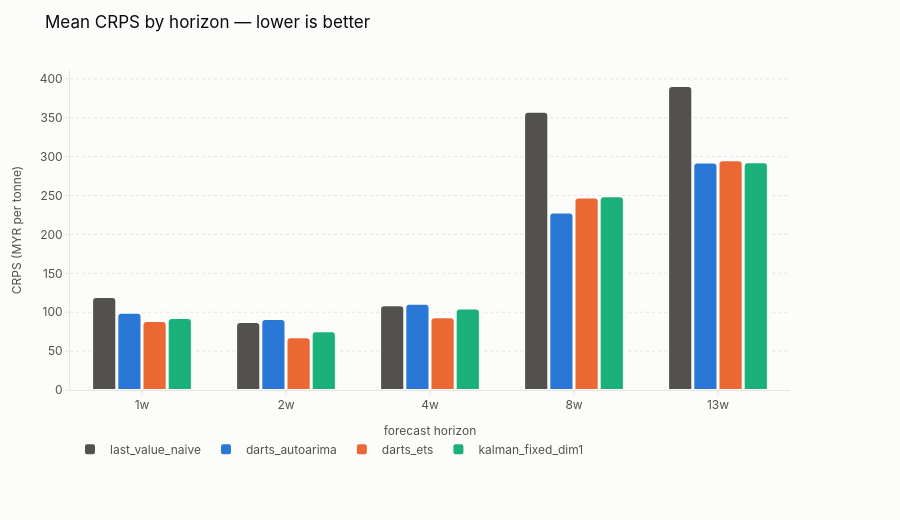

This figure's notebook cell:
### Markdown cell above
---
## 5. The pictures

CRPS by horizon first: the crossover between the naive and everything else is
the story of this series -- a random walk is near-unbeatable at 1-2 weeks, and
honest uncertainty pays from 4 weeks out.

### Code cell
core = frame[frame.predictor.isin(["last_value_naive", "darts_ets", "darts_autoarima", "kalman_fixed_dim1"])]
plot_crps_by_horizon(core)

### Figure 1 — Plotly figure (JSON) as saved in the notebook; plotly's stock layout.template omitted (floating-point values rounded to 4 significant figures)
{"data": [{"hovertemplate": "last_value_naive<br>%{x} ahead<br>CRPS <b>%{y:,.1f}</b><extra></extra>", "marker": {"color": "#52514e", "cornerradius": 4, "line": {"color": "#fcfcfb", "width": 2}, "pattern": {"fgcolor": "#fcfcfb", "shape": "", "size": 5, "solidity": 0.25}}, "name": "last_value_naive", "type": "bar", "x": ["1w", "2w", "4w", "8w", "13w"], "y": [119.4, 87.43, 108.9, 357.8, 390.8]}, {"hovertemplate": "darts_autoarima<br>%{x} ahead<br>CRPS <b>%{y:,.1f}</b><extra></extra>", "marker": {"color": "#2a78d6", "cornerradius": 4, "line": {"color": "#fcfcfb", "width": 2}, "pattern": {"fgcolor": "#fcfcfb", "shape": "", "size": 5, "solidity": 0.25}}, "name": "darts_autoarima", "type": "bar", "x": ["1w", "2w", "4w", "8w", "13w"], "y": [99.35, 91.29, 110.8, 228.2, 292.4]}, {"hovertemplate": "darts_ets<br>%{x} ahead<br>CRPS <b>%{y:,.1f}</b><extra></extra>", "marker": {"color": "#eb6834", "cornerradius": 4, "line": {"color": "#fcfcfb", "width": 2}, "pattern": {"fgcolor": "#fcfcfb", "shape": "", "size": 5, "solidity": 0.25}}, "name": "darts_ets", "type": "bar", "x": ["1w", "2w", "4w", "8w", "13w"], "y": [88.85, 67.76, 93.57, 247.3, 295.2]}, {"hovertemplate": "kalman_fixed_dim1<br>%{x} ahead<br>CRPS <b>%{y:,.1f}</b><extra></extra>", "marker": {"color": "#1baf7a", "cornerradius": 4, "line": {"color": "#fcfcfb", "width": 2}, "pattern": {"fgcolor": "#fcfcfb", "shape": "", "size": 5, "solidity": 0.25}}, "name": "kalman_fixed_dim1", "type": "bar", "x": ["1w", "2w", "4w", "8w", "13w"], "y": [92.53, 75.43, 104.7, 249.2, 292.8]}], "layout": {"bargap": 0.3, "bargroupgap": 0.04, "barmode": "group", "font": {"family": "Inter, -apple-system, BlinkMacSystemFont, Segoe UI, Helvetica, Arial, sans-serif"}, "height": 520, "hoverlabel": {"bgcolor": "#fcfcfb", "bordercolor": "#e6e5e1", "font": {"color": "#0b0b0b", "size": 12}}, "hovermode": "closest", "legend": {"bgcolor": "rgba(0,0,0,0)", "font": {"color": "#52514e", "size": 12}, "orientation": "h", "x": 0, "xanchor": "left", "y": -0.14, "yanchor": "top"}, "margin": {"b": 130, "l": 70, "r": 110, "t": 70}, "paper_bgcolor": "#fcfcfb", "plot_bgcolor": "#fcfcfb", "title": {"font": {"color": "#0b0b0b", "size": 17}, "text": "Mean CRPS by horizon — lower is better", "y": 0.97, "yanchor": "top"}, "xaxis": {"gridcolor": "#e6e5e1", "linecolor": "#e6e5e1", "showgrid": false, "showspikes": false, "tickcolor": "#e6e5e1", "tickfont": {"color": "#52514e", "size": 12}, "ticklen": 4, "ticks": "outside", "title": {"font": {"color": "#52514e", "size": 12}, "text": "forecast horizon"}, "zeroline": false}, "yaxis": {"gridcolor": "#e6e5e1", "griddash": "dot", "linecolor": "#e6e5e1", "showspikes": false, "tickcolor": "#e6e5e1", "tickfont": {"color": "#52514e", "size": 12}, "ticklen": 4, "ticks": "outside", "title": {"font": {"color": "#52514e", "size": 12}, "text": "CRPS (MYR per tonne)"}, "zeroline": false}}}
